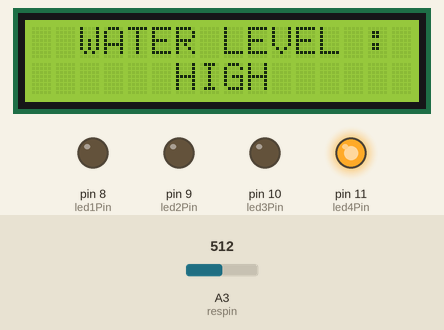
Recording of a sketch running on a simulated Arduino Uno, built with avr-gcc and run on an emulated ATmega328P. Parts: 16×2 character LCD, output pins drawn as LEDs (lit = HIGH). The test bench sets the inputs (shaded band); at power-on: A3 (respin) = 512.

Above: at 1.2 s.
1.3 s: A3 (respin) set to 346
3.2 s: A3 (respin) set to 316
At 5.2 s:
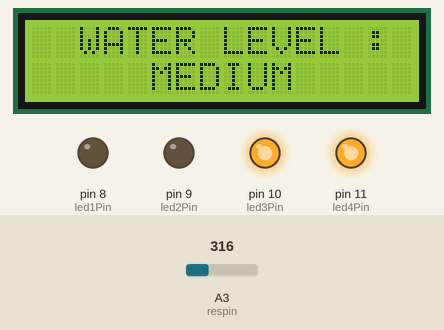
5.5 s: A3 (respin) set to 292
At 7.0 s:
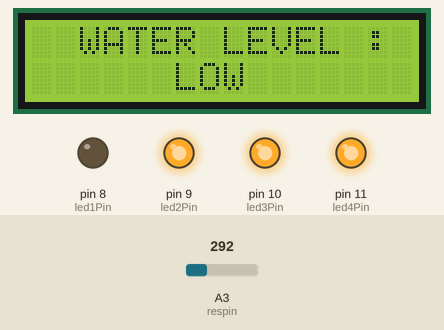
7.5 s: A3 (respin) set to 108
9.2 s: A3 (respin) set to 92
At 11.5 s:
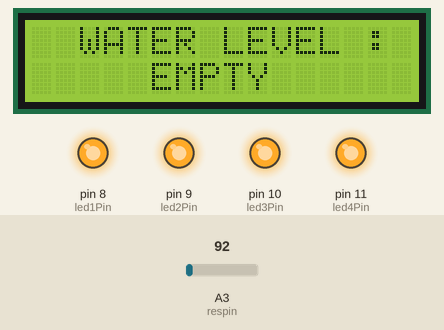
Timing chart, 0 to 12.5 s (numbered marks = the images above; inputs shaded):
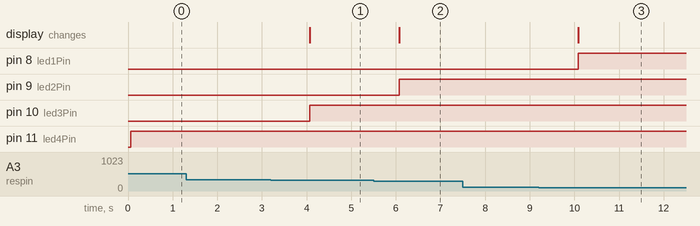

Measured:
- the behaviour switches between 331 and 330 on A3 (respin) (found by bisection; images 0 and 1)
- the behaviour switches between 301 and 300 on A3 (respin) (found by bisection; images 1 and 2)
- the behaviour switches between 101 and 100 on A3 (respin) (found by bisection; images 2 and 3)
- after the input at 1.3 s, every drawn part: stays the same
- after the input at 3.2 s, pin 10 (led3Pin): LOW → HIGH after 0.88 s; the display: changes after 0.88 s (image 1)
- after the input at 5.5 s, pin 9 (led2Pin): LOW → HIGH after 0.58 s; the display: changes after 0.58 s (image 2)
- after the input at 7.5 s, every drawn part: stays the same
- after the input at 9.2 s, pin 8 (led1Pin): LOW → HIGH after 0.89 s; the display: changes after 0.89 s (image 3)

The sketch:

Projet_de_capteurs_d_eau.ino
```cpp
#include <LiquidCrystal.h>

// initialize the library with the numbers of the interface pins
LiquidCrystal lcd(7, 6, 5, 4, 3, 2);

int resval = 0;  // holds the value
int respin = A3; // sensor pin used

// Définir les broches des LED
const int led1Pin = 8;  // LED pour Niveau Vide
const int led2Pin = 9;  // LED pour Niveau Faible
const int led3Pin = 10;  // LED pour Niveau Moyen
const int led4Pin = 11;  // LED pour Niveau Haut

void setup() {
  // set up the LCD's number of columns and rows:
  lcd.begin(16, 2);

  // Print a message to the LCD.
  lcd.print("  WATER LEVEL : ");
   // Configurer les broches des LED comme sorties
  pinMode(led1Pin, OUTPUT);
  pinMode(led2Pin, OUTPUT);
  pinMode(led3Pin, OUTPUT);
  pinMode(led4Pin, OUTPUT);
}

void loop() {
  // set the cursor to column 0, line 1
  lcd.setCursor(0, 1);

  resval = analogRead(respin); // Read data from analog pin and store it to resval variable

  if (resval <= 100) {
    lcd.print("     EMPTY     ");
      digitalWrite(led1Pin, HIGH);  // Allumer LED1
  } else if (resval > 100 && resval <= 300) {
    lcd.print("      LOW      ");
     digitalWrite(led2Pin, HIGH);  // Allumer LED2
  } else if (resval > 300 && resval <= 330) {
    lcd.print("     MEDIUM    ");
    digitalWrite(led3Pin, HIGH);  // Allumer LED3
  } else if (resval > 330) {
    lcd.print("      HIGH     ");
      digitalWrite(led4Pin, HIGH);  // Allumer LED4
  }

  delay(1000);
}
```
